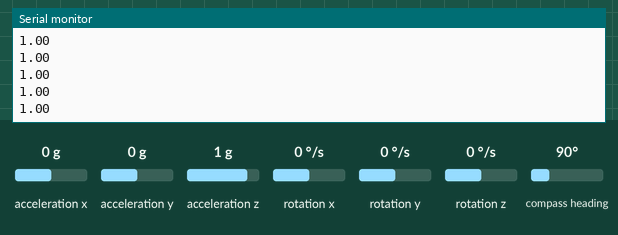
This sketch was run on a simulated Arduino Uno, built with avr-gcc and run on an emulated ATmega328P. Parts: the last lines printed to the serial monitor. The inputs (shaded band) are chosen by the test bench; at power-on: acceleration z 1 g, acceleration x 0 g, acceleration y 0 g, rotation x 0 °/s, rotation y 0 °/s, rotation z 0 °/s, compass heading 90°.

Above: at 8.2 s.
8.3 s: acceleration z set to -1.4 g
At 9.1 s:
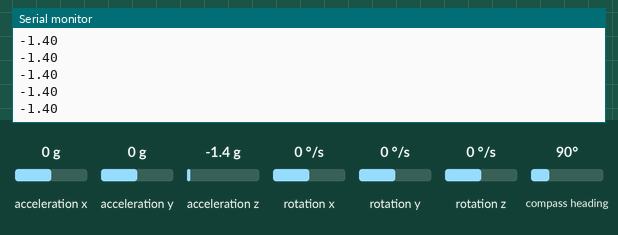
9.8 s: acceleration z set to -0.8 g
At 10.7 s:
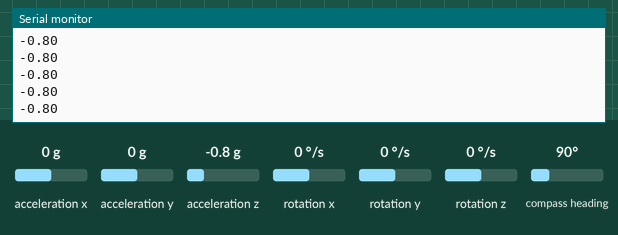
Timing chart, 0 to 12.8 s (numbered marks = the images above; inputs shaded):
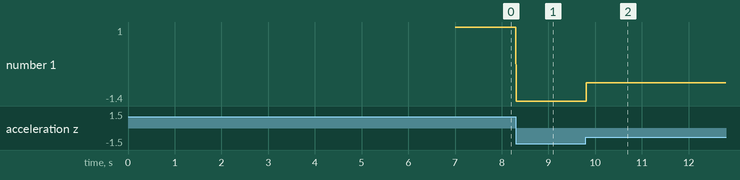

Measured:
- after the input at 8.3 s, the serial monitor: prints a new line at once (image 1)
- after the input at 9.8 s, the serial monitor: prints a new line at once (image 2)
- plotted number 1: 1 → -1.4 after the input at 8.3 s, -1.4 → -0.8 after the input at 9.8 s

The sketch:

Gyro_check_with_LPF.ino
```cpp
#include "MPU9250.h"

MPU9250 mpu; // You can also use MPU9255 as is

float yaw = 0;
float yaw_1 = 0;
float yaw_2 = 0;
float yaw_3 = 0;
float yaw_4 = 0;
float YAW = 0;
float YAW_1 = 0;
float YAW_2 = 0;

float acc_x = 0;
float acc_x_1 = 0;
float acc_x_2 = 0;
float acc_x_3 = 0;
float acc_x_4 = 0;
float ACC_X = 0;
float ACC_X_1 = 0;
float ACC_X_2 = 0;

float vel_x = 0;

float g_x = 0;
float g_y = 0;
float g_z = 0;

float acc_y = 0;
float acc_z = 0;

void setup() {
    Serial.begin(115200);
    Wire.begin();
    delay(2000);

    mpu.setup(0x68);  // change to your own address
    delay(5000);

    // calibrate anytime you want to
    mpu.calibrateAccelGyro();
    mpu.calibrateMag();
}

void loop() {
    if (mpu.update()) {
      long t = micros();
      yaw = mpu.getYaw();
      acc_x = mpu.getAccX();
      acc_y = mpu.getAccY();
      acc_z = mpu.getAccZ();
      g_x = mpu.getMagX();
      g_y = mpu.getMagY();
      g_z = mpu.getMagZ();

      delay(1);
      // Butterworth 20 Hz, 988 samples/s
      //YAW = yaw/269.802 + 2*yaw_1/269.802 + yaw_2/269.802 + 491.188*YAW_1/269.802 - 225.386*YAW_2/269.802;

      // Butterworth 15 Hz, 988 samples/s
      YAW = yaw/469.535 + 2*yaw_1/469.535 + yaw_2/469.535 + 875.814*YAW_1/469.535 - 410.279*YAW_2/469.535;

      yaw_4 = yaw_3;
      yaw_3 = yaw_2;
      yaw_2 = yaw_1;
      yaw_1 = yaw;
      YAW_2 = YAW_1;
      YAW_1 = YAW;

      // Accelerometer
      ACC_X = acc_x/469.535 + 2*acc_x_1/469.535 + acc_x_2/469.535 + 875.814*ACC_X_1/469.535 - 410.279*ACC_X_2/469.535;

      acc_x_4 = acc_x_3;
      acc_x_3 = acc_x_2;
      acc_x_2 = acc_x_1;
      acc_x_1 = acc_x;
      ACC_X_2 = ACC_X_1;
      ACC_X_1 = ACC_X;

      // velocities
      vel_x += acc_x;

      //Serial.println(micros() - t);

//      Serial.print(yaw);
//      Serial.print(' ');
//      Serial.println(YAW);
//      Serial.print(g_x);
//      Serial.print(',');
//      Serial.print(g_y);
//      Serial.print(',');
//      Serial.println(g_z);
//      Serial.print(acc_x);
//      Serial.print(',');
//      Serial.print(ACC_X);
//      Serial.print(',');
//      Serial.print(acc_y);
//      Serial.print(',');
      Serial.println(acc_z);
    }
}
```
